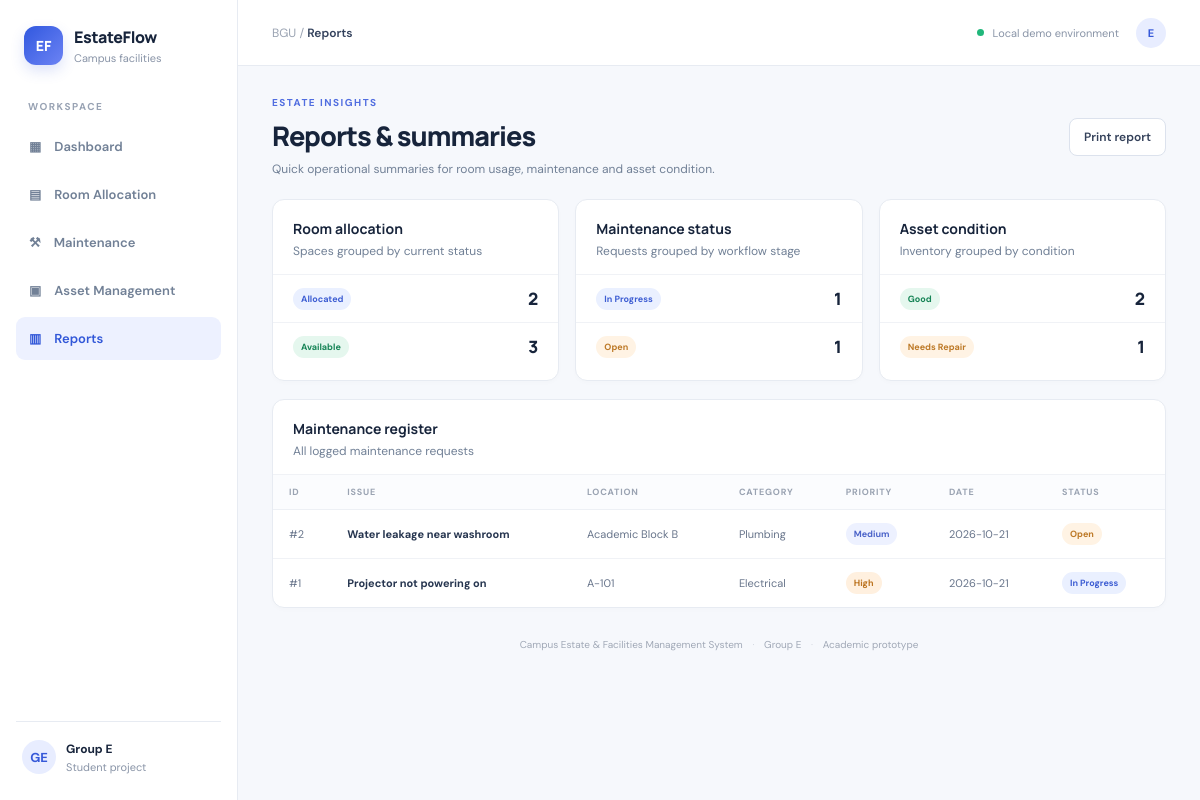
Page /reports on the committed database.
### tables this page shows
CREATE TABLE rooms (
            id INTEGER PRIMARY KEY AUTOINCREMENT,
            room_no TEXT NOT NULL UNIQUE,
            building TEXT NOT NULL,
            room_type TEXT NOT NULL,
            capacity INTEGER NOT NULL DEFAULT 0,
            status TEXT NOT NULL DEFAULT 'Available',
            assigned_to TEXT DEFAULT ''
        );

CREATE TABLE maintenance (
            id INTEGER PRIMARY KEY AUTOINCREMENT,
            title TEXT NOT NULL,
            location TEXT NOT NULL,
            category TEXT NOT NULL,
            priority TEXT NOT NULL DEFAULT 'Medium',
            reported_by TEXT NOT NULL,
            reported_on TEXT NOT NULL,
            status TEXT NOT NULL DEFAULT 'Open',
            notes TEXT DEFAULT ''
        );

CREATE TABLE assets (
            id INTEGER PRIMARY KEY AUTOINCREMENT,
            asset_name TEXT NOT NULL,
            asset_tag TEXT NOT NULL UNIQUE,
            location TEXT NOT NULL,
            quantity INTEGER NOT NULL DEFAULT 1,
            condition_status TEXT NOT NULL DEFAULT 'Good',
            purchase_date TEXT DEFAULT ''
        );

### app.py (the view)
@app.route("/reports")
def reports():
    with db() as con:
        room_summary = con.execute("SELECT status, COUNT(*) AS total FROM rooms GROUP BY status").fetchall()
        maintenance_summary = con.execute("SELECT status, COUNT(*) AS total FROM maintenance GROUP BY status").fetchall()
        asset_summary = con.execute("SELECT condition_status, COUNT(*) AS total FROM assets GROUP BY condition_status").fetchall()
        all_requests = con.execute("SELECT * FROM maintenance ORDER BY id DESC").fetchall()
    return render_template("reports.html", room_summary=room_summary,
                           maintenance_summary=maintenance_summary,
                           asset_summary=asset_summary, requests=all_requests)

### app.py (called while the page is built)
def db():
    conn = sqlite3.connect(DB_PATH)
    conn.row_factory = sqlite3.Row
    return conn

### templates/reports.html
{% extends "base.html" %}{% block title %}Reports{% endblock %}{% block crumb %}Reports{% endblock %}
{% block content %}
<div class="page-heading"><div><div class="eyebrow">ESTATE INSIGHTS</div><h1>Reports & summaries</h1><p>Quick operational summaries for room usage, maintenance and asset condition.</p></div><button class="button" onclick="window.print()">Print report</button></div>
<div class="report-grid">
<div class="panel"><div class="panel-head"><div><h3>Room allocation</h3><p>Spaces grouped by current status</p></div></div>{% for x in room_summary %}<div class="summary-row"><span class="status {{ x.status|lower|replace(' ','-') }}">{{ x.status }}</span><strong>{{ x.total }}</strong></div>{% else %}<p class="empty">No room data.</p>{% endfor %}</div>
<div class="panel"><div class="panel-head"><div><h3>Maintenance status</h3><p>Requests grouped by workflow stage</p></div></div>{% for x in maintenance_summary %}<div class="summary-row"><span class="status {{ x.status|lower|replace(' ','-') }}">{{ x.status }}</span><strong>{{ x.total }}</strong></div>{% else %}<p class="empty">No requests yet.</p>{% endfor %}</div>
<div class="panel"><div class="panel-head"><div><h3>Asset condition</h3><p>Inventory grouped by condition</p></div></div>{% for x in asset_summary %}<div class="summary-row"><span class="status {{ x.condition_status|lower|replace(' ','-') }}">{{ x.condition_status }}</span><strong>{{ x.total }}</strong></div>{% else %}<p class="empty">No asset data.</p>{% endfor %}</div>
</div>
<div class="panel"><div class="panel-head"><div><h3>Maintenance register</h3><p>All logged maintenance requests</p></div></div><div class="table-wrap"><table><thead><tr><th>ID</th><th>Issue</th><th>Location</th><th>Category</th><th>Priority</th><th>Date</th><th>Status</th></tr></thead><tbody>{% for r in requests %}<tr><td>#{{ r.id }}</td><td class="primary-cell">{{ r.title }}</td><td>{{ r.location }}</td><td>{{ r.category }}</td><td><span class="priority {{ r.priority|lower }}">{{ r.priority }}</span></td><td>{{ r.reported_on }}</td><td><span class="status {{ r.status|lower|replace(' ','-') }}">{{ r.status }}</span></td></tr>{% endfor %}</tbody></table></div></div>
{% endblock %}

### static/style.css (style rules this page uses)
:root { --ink:#17243b;--muted:#718096;--line:#e7ebf2;--bg:#f6f8fc;--blue:#3659d9;--navy:#182844;--green:#16865b }
* { box-sizing:border-box }
body { margin:0;background:var(--bg);color:var(--ink);font-family:'DM Sans',sans-serif;font-size:13px }
.nav-label,.eyebrow { font-size:10px;letter-spacing:1.5px;color:#99a3b4;font-weight:700 }
.page-heading { display:flex;align-items:center;justify-content:space-between;gap:20px;margin-bottom:22px }
.eyebrow { color:#506de0;margin-bottom:8px }
.page-heading h1 { font:800 27px Manrope;letter-spacing:-1px;margin:0 0 7px }
.page-heading p,.panel-head p { color:var(--muted);margin:0;font-size:12px }
.button { border:1px solid #dce2ed;border-radius:8px;padding:10px 14px;background:#fff;color:#34415a;font:600 12px 'DM Sans';text-decoration:none;cursor:pointer;white-space:nowrap }
.stat-card,.panel { background:white;border:1px solid var(--line);border-radius:12px;box-shadow:0 2px 5px #20365c04 }
.panel { margin-bottom:18px;overflow:hidden }
.panel-head { display:flex;align-items:center;justify-content:space-between;padding:19px 20px 15px;gap:15px }
.panel-head h3 { font:700 14px Manrope;margin:0 0 5px }
.table-wrap { width:100%;overflow-x:auto }
table { width:100%;border-collapse:collapse;white-space:nowrap }
th { text-align:left;color:#9aa3b2;font-size:9px;text-transform:uppercase;letter-spacing:.8px;font-weight:700;background:#fbfcfe;padding:11px 16px;border-top:1px solid #f0f2f6;border-bottom:1px solid #edf0f5 }
td { padding:13px 16px;border-bottom:1px solid #f0f2f6;color:#68758b;font-size:11px }
tbody tr:last-child td { border-bottom:0 }
.primary-cell { color:#273650;font-weight:700 }
.status,.priority { display:inline-flex;align-items:center;border-radius:20px;padding:5px 8px;font-size:9px;font-weight:700;background:#f0f3f7;color:#647187 }
.status.available,.status.completed,.status.good { background:#e5f7ee;color:#168456 }
.status.allocated,.status.in-progress { background:#eaf0ff;color:#3e5ed3 }
.status.open,.status.needs-repair,.status.under-maintenance,.status.on-hold { background:#fff3e4;color:#bd7927 }
.priority.medium { background:#edf1ff;color:#4b63c9 }
.priority.high { background:#fff0df;color:#bc7421 }
.report-grid { display:grid;grid-template-columns:repeat(3,minmax(0,1fr));gap:16px }
.report-grid .panel { padding-bottom:10px }
.summary-row { display:flex;align-items:center;justify-content:space-between;padding:12px 20px;border-top:1px solid #f0f2f6 }
.summary-row strong { font:800 17px Manrope }

### rows in the picture
rooms: status "Allocated", total "2"
maintenance: status "In Progress", total "1", id "1", title "Projector not powering on", location "A-101", category "Electrical", priority "High", reported_on "2026-10-21"
assets: condition_status "Good", total "2"
assets: condition_status "Needs Repair", total "1"
maintenance: id "2", title "Water leakage near washroom", location "Academic Block B", category "Plumbing", priority "Medium", reported_on "2026-10-21", status "Open"

### other values in the picture
{{ x.status }} "Available"
{{ x.total }} "3"
{{ x.status }} "Open"
{{ x.total }} "1"
